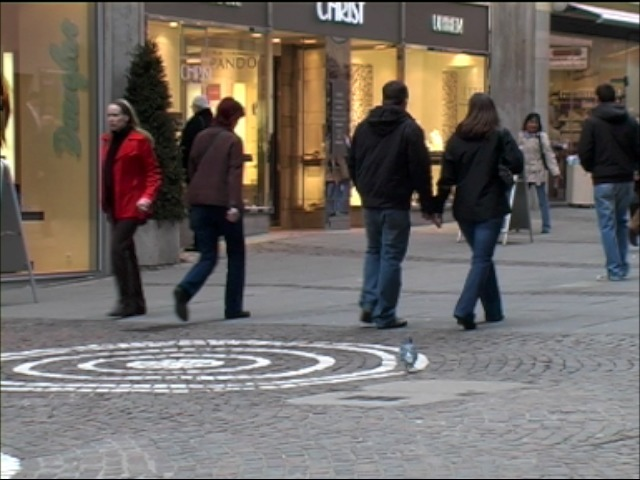
#> input picture python-行人检测-可用/pedestrian-detection/images/1.jpg, 640 x 480 px; its folder holds only this picture in this run
$ python detect.py --images images
#> lines starting #> are read from the running program, lines starting #| are printed output that depends on the picture
# USAGE
# python detect.py --images images

# import the necessary packages
from __future__ import print_function
from imutils.object_detection import non_max_suppression
from imutils import paths
import numpy as np
import argparse
import imutils
import cv2

# 定义旋转rotate函数
def rotate(image, angle, center=None, scale=1.0):
    # 获取图像尺寸
    (h, w) = image.shape[:2]

    # 若未指定旋转中心，则将图像中心设为旋转中心
    if center is None:
        center = (w / 2, h / 2)

    # 执行旋转
    M = cv2.getRotationMatrix2D(center, angle, scale)
    rotated = cv2.warpAffine(image, M, (w, h))

    # 返回旋转后的图像
    return rotated

# construct the argument parse and parse the arguments
ap = argparse.ArgumentParser()
ap.add_argument("-i", "--images", required=True, help="path to images directory")
args = vars(ap.parse_args())

# initialize the HOG descriptor/person detector
hog = cv2.HOGDescriptor()
hog.setSVMDetector(cv2.HOGDescriptor_getDefaultPeopleDetector())

# loop over the image paths
print(args["images"])
# imagePaths = list(paths.list_images('./images/'))
imagePaths = list(paths.list_images(args["images"]))

for imagePath in imagePaths:
	# load the image and resize it to (1) reduce detection time
	# and (2) improve detection accuracy
	image = cv2.imread(imagePath)
#> image is the input picture: shape (480, 640, 3); mean B, G, R 100, 105.3, 112.5
	image = imutils.resize(image, width=min(400, image.shape[1]))
#> image: shape (300, 400, 3)
	orig = image.copy()

	# detect people in the image
	(rects, weights) = hog.detectMultiScale(image, winStride=(4, 4),
		padding=(8, 8), scale=1.05)
#> rects = [[256, 49, 93, 185], [192, 33, 100, 201], [86, 28, 102, 205], [35, 40, 93, 187]]; weights = [3.67, 4.03, 2.72, 1.57]

	# draw the original bounding boxes
	for (x, y, w, h) in rects:
		cv2.rectangle(orig, (x, y), (x + w, y + h), (0, 0, 255), 2)
#> this loop made 4 passes
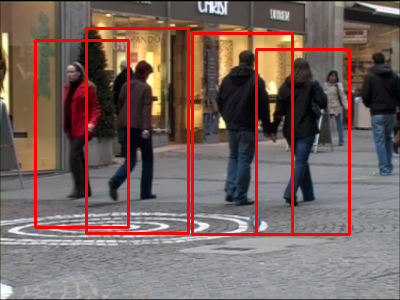
#> orig: shape (300, 400, 3); mean B, G, R 94.6, 99.3, 120.2

	# apply non-maxima suppression to the bounding boxes using a
	# fairly large overlap threshold to try to maintain overlapping
	# boxes that are still people
	rects = np.array([[x, y, x + w, y + h] for (x, y, w, h) in rects])
#> rects = [[256, 49, 349, 234], [192, 33, 292, 234], [86, 28, 188, 233], [35, 40, 128, 227]]
	pick = non_max_suppression(rects, probs=None, overlapThresh=0.65)
#> pick = [[192, 33, 292, 234], [256, 49, 349, 234], [86, 28, 188, 233], [35, 40, 128, 227]]

	# draw the final bounding boxes
	for (xA, yA, xB, yB) in pick:
		cv2.rectangle(image, (xA, yA), (xB, yB), (0, 255, 0), 2)
#> this loop made 4 passes
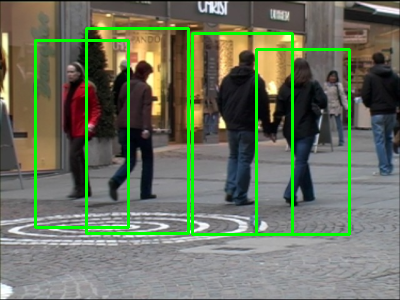
#> image: shape (300, 400, 3); mean B, G, R 94.6, 113.8, 105.7

	# show some information on the number of bounding boxes
	filename = imagePath[imagePath.rfind("/") + 1:]
	print("[INFO] {}: {} original boxes, {} after suppression".format(
		filename, len(rects), len(pick)))
#| [INFO] 1.jpg: 4 original boxes, 4 after suppression

	# show the output images
	cv2.imshow("Before NMS", orig)
	cv2.imshow("After NMS", image)
	cv2.waitKey(0)

$ run again, on python-行人检测-可用/pedestrian-detection/images/5.jpg
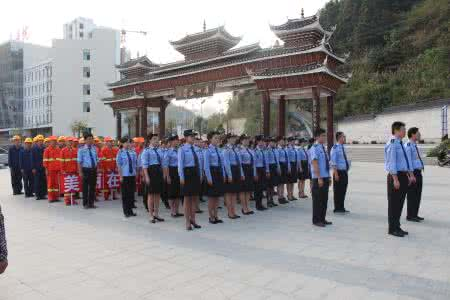
#> input picture python-行人检测-可用/pedestrian-detection/images/5.jpg, 450 x 300 px
#> image is the input picture: shape (300, 450, 3); mean B, G, R 143.2, 141.2, 143.8
#> `(rects, weights) = hog.detectMultiScale(image, winStride=(4, 4), paddi..`: rects = [[256, 92, 66, 132], [322, 90, 72, 144], [135, 94, 68, 135], [241, 48, 90, 180]]; weights = [1.15, 3.16, 1.4, 0.256]
#> the loop `for (x, y, w, h) in rects:` made 4 passes
#> after the loop `for (x, y, w, h) in rects:`:
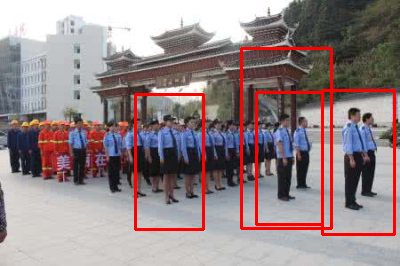
#> orig: shape (266, 400, 3); mean B, G, R 137, 135, 149.4
#> `rects = np.array([[x, y, x + w, y + h] for (x, y, w, h) in rects])`: rects = [[256, 92, 322, 224], [322, 90, 394, 234], [135, 94, 203, 229], [241, 48, 331, 228]]
#> pick = [[322, 90, 394, 234], [135, 94, 203, 229], [241, 48, 331, 228]]
#> the loop `for (xA, yA, xB, yB) in pick:` made 3 passes
#> after the loop `for (xA, yA, xB, yB) in pick:`:
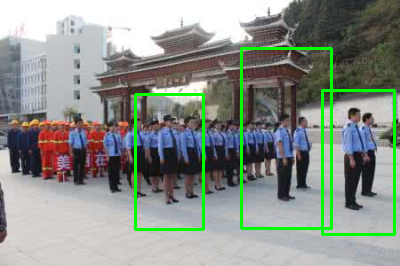
#> image: shape (266, 400, 3); mean B, G, R 137.9, 145.7, 138.5
#| [INFO] 5.jpg: 4 original boxes, 3 after suppression

$ run again, on python-行人检测-可用/pedestrian-detection/images/person_010.bmp
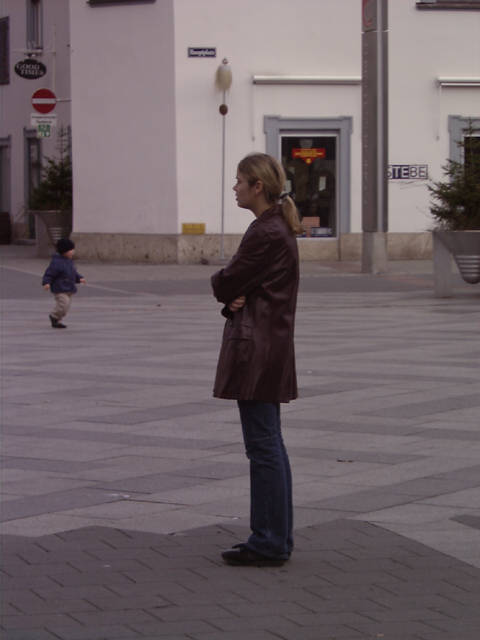
#> input picture python-行人检测-可用/pedestrian-detection/images/person_010.bmp, 480 x 640 px
#> image is the input picture: shape (640, 480, 3); mean B, G, R 103.7, 99.5, 111.5
#> `(rects, weights) = hog.detectMultiScale(image, winStride=(4, 4), paddi..`: rects = [[18, 168, 66, 133], [138, 149, 162, 323]]; weights = [0.528, 2.72]
#> the loop `for (x, y, w, h) in rects:` made 2 passes
#> after the loop `for (x, y, w, h) in rects:`:
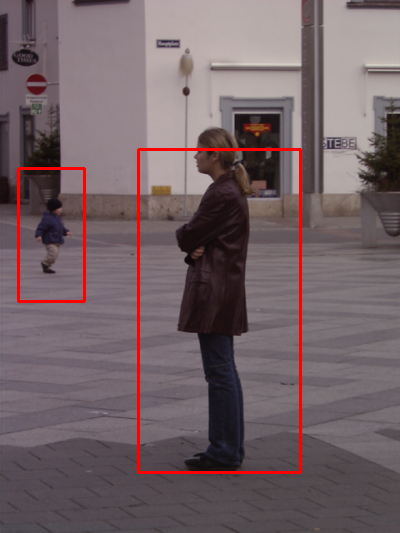
#> orig: shape (533, 400, 3); mean B, G, R 101.8, 97.6, 114.3
#> `rects = np.array([[x, y, x + w, y + h] for (x, y, w, h) in rects])`: rects = [[18, 168, 84, 301], [138, 149, 300, 472]]
#> pick = [[138, 149, 300, 472], [18, 168, 84, 301]]
#> the loop `for (xA, yA, xB, yB) in pick:` made 2 passes
#> after the loop `for (xA, yA, xB, yB) in pick:`:
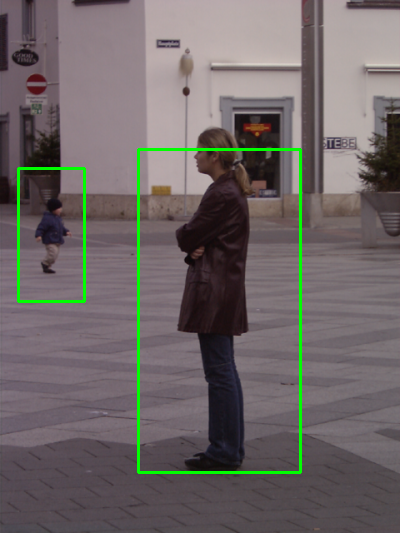
#> image: shape (533, 400, 3); mean B, G, R 101.8, 102.5, 109.4
#| [INFO] person_010.bmp: 2 original boxes, 2 after suppression

$ run again, on python-行人检测-可用/pedestrian-detection/images/person_011.bmp
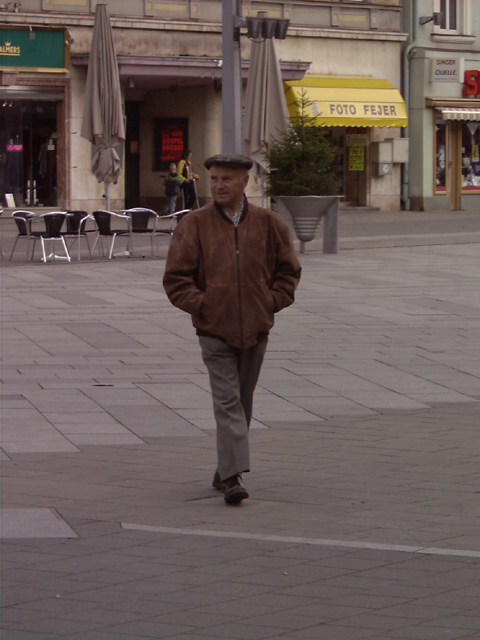
#> input picture python-行人检测-可用/pedestrian-detection/images/person_011.bmp, 480 x 640 px
#> image is the input picture: shape (640, 480, 3); mean B, G, R 89.8, 93.3, 107
#> `(rects, weights) = hog.detectMultiScale(image, winStride=(4, 4), paddi..`: rects = [[112, 113, 170, 339]]; weights = [3.77]
#> the loop `for (x, y, w, h) in rects:` made 1 pass
#> after the loop `for (x, y, w, h) in rects:`:
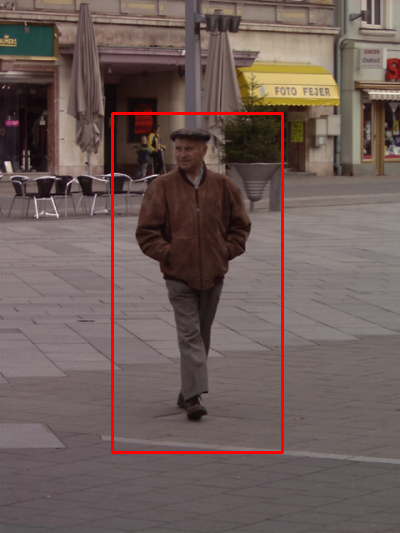
#> orig: shape (533, 400, 3); mean B, G, R 88.6, 92.1, 109.3
#> `rects = np.array([[x, y, x + w, y + h] for (x, y, w, h) in rects])`: rects = [[112, 113, 282, 452]]
#> the loop `for (xA, yA, xB, yB) in pick:` made 1 pass
#> after the loop `for (xA, yA, xB, yB) in pick:`:
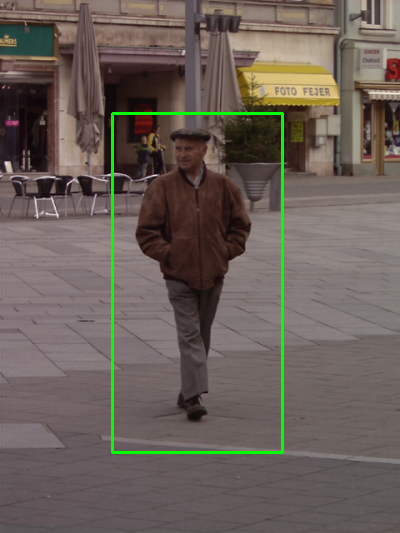
#> image: shape (533, 400, 3); mean B, G, R 88.6, 95.7, 105.6
#| [INFO] person_011.bmp: 1 original boxes, 1 after suppression

$ run again, on python-行人检测-可用/pedestrian-detection/images/2.jpg
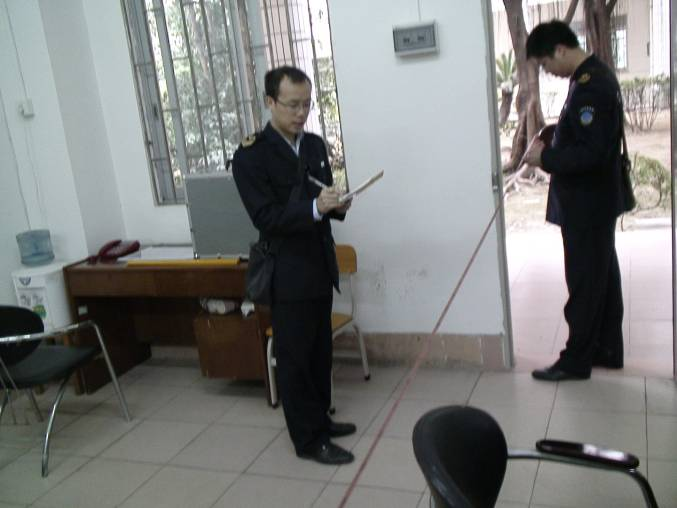
#> input picture python-行人检测-可用/pedestrian-detection/images/2.jpg, 677 x 508 px
#> image is the input picture: shape (508, 677, 3); mean B, G, R 122.7, 123.7, 122.1
#> `(rects, weights) = hog.detectMultiScale(image, winStride=(4, 4), paddi..`: rects = [[291, 10, 109, 226], [111, 39, 130, 259]]; weights = [1.17, 2.03]
#> the loop `for (x, y, w, h) in rects:` made 2 passes
#> after the loop `for (x, y, w, h) in rects:`:
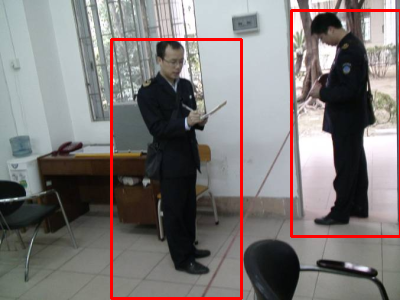
#> orig: shape (300, 400, 3); mean B, G, R 118, 119, 125.7
#> `rects = np.array([[x, y, x + w, y + h] for (x, y, w, h) in rects])`: rects = [[291, 10, 400, 236], [111, 39, 241, 298]]
#> pick = [[111, 39, 241, 298], [291, 10, 400, 236]]
#> the loop `for (xA, yA, xB, yB) in pick:` made 2 passes
#> after the loop `for (xA, yA, xB, yB) in pick:`:
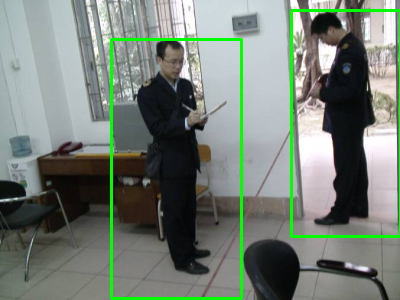
#> image: shape (300, 400, 3); mean B, G, R 118, 127.3, 117.5
#| [INFO] 2.jpg: 2 original boxes, 2 after suppression
